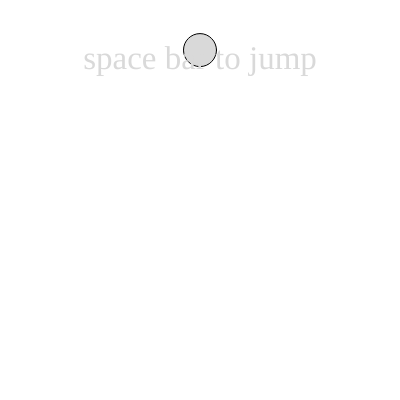
Frame 1 (no input)
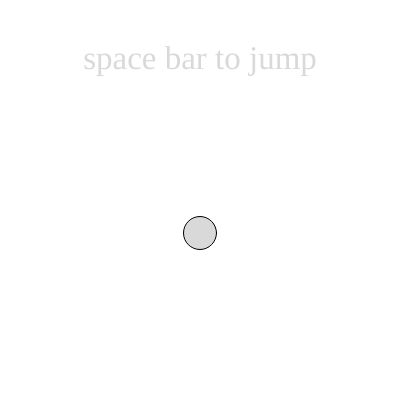
Frame 60 (no input)
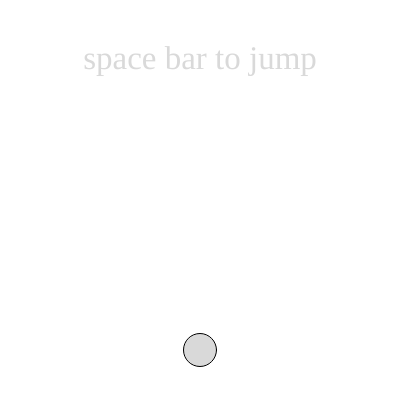
Frame 120 (the mouse pressed at the canvas centre since frame 60)

The p5.js sketch that drew these frames (run headless with seeded random() and noise() and a simulated clock; from frame 60 on, the mouse is pressed at the canvas centre):

// p5.js sketch
// ── sketch.js
let jumper;

function setup() {
	createCanvas(400, 400);
	jumper = new Jumper();
}

function draw() {
	clear();
	jumper.run();
	
	push();
	fill(217);
	textFont('Avenir');
	textAlign(CENTER,CENTER);
	textSize(33);
	text('space bar to jump', width>>1, height*0.15);
	pop();
}

function keyPressed() {
	jumper.vel.y = -3;
}
// ── Jumper.js
class Jumper {
	constructor() {
		this.pos = createVector(width>>1,50);
		this.vel = createVector();
		this.grav = 0.1;
	}

	update() {
		this.vel.y += this.grav; // vy = vy + gravity;
		this.pos.y += this.vel.y; // y = y + vy;
		this.pos.y = constrain(this.pos.y, -1000, 350);
		return this;
	}

	display() {
		fill(217);
		ellipse(this.pos.x,this.pos.y, 33, 33);
		return this;
	}

	run() {
		return this.update().display();
	}
}
